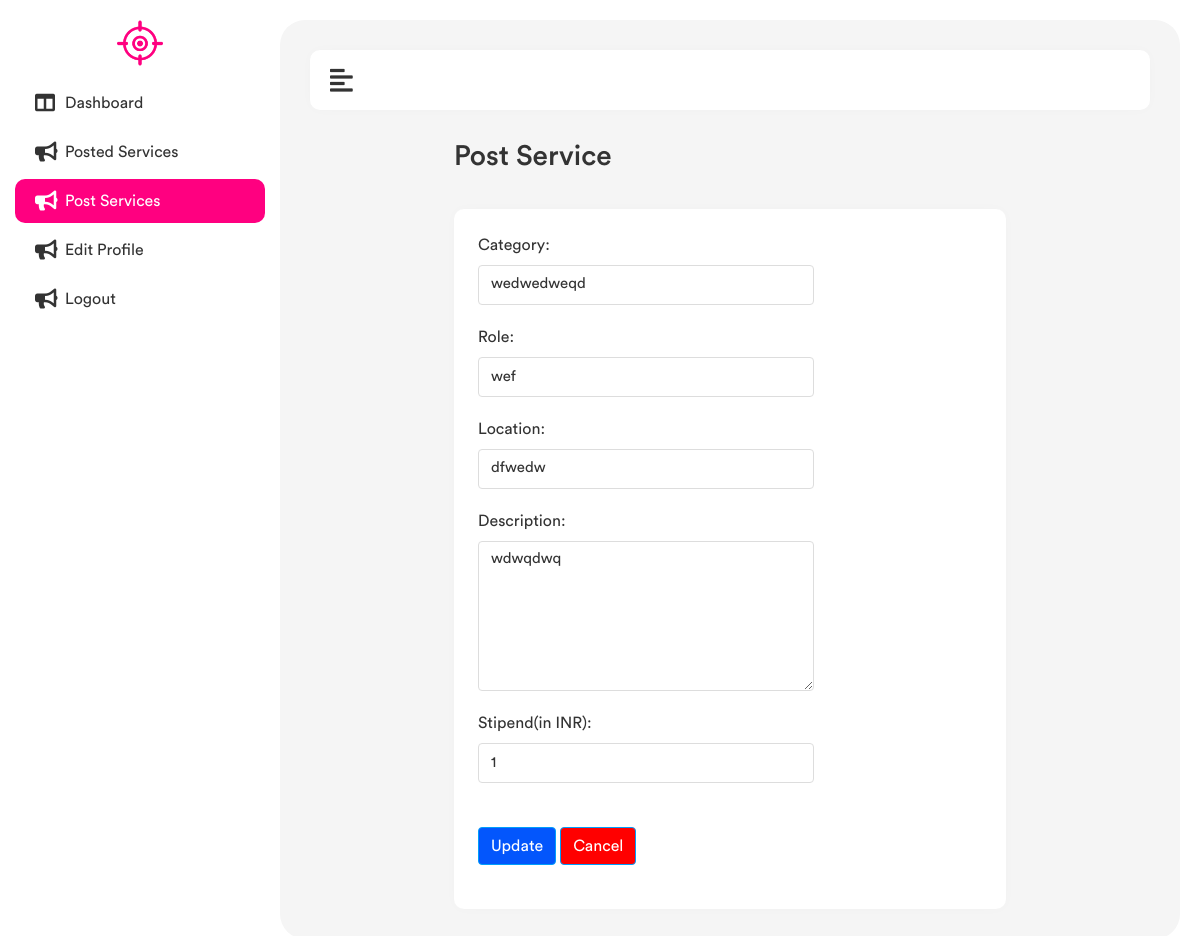
Screenshot of /edit_internship/1/ (signed in) with the database file from the repository.
### main/models.py (models this page shows, shortened)
class Service(models.Model):
    role = models.CharField(max_length=200)
    category = models.ForeignKey(Category, default = 1, on_delete = models.SET_DEFAULT, null = True)
    location = models.ForeignKey(Location, default = 1, on_delete = models.SET_DEFAULT, null = True)
    content = models.TextField()
    date_published = models.DateTimeField("date published",default= datetime.now())
    charges = models.IntegerField(default = 0)
    company = models.ForeignKey(Company,default=2,on_delete=models.SET_DEFAULT,null=True)

class Category(models.Model):
    category_name = models.CharField(max_length=200, default ="")
    def __str__(self):
        return self.category_name

class Location(models.Model):
    location_name = models.CharField(max_length = 200, default = "")
    def __str__(self):
        return self.location_name

### main/views.py (the view)
# urls.py: path("edit_internship/<int:pk>/",views.edit_this_internship,name="edit_this_internship"),
def edit_this_internship(request, pk):
    categories = Category.objects.all()
    locations = Location.objects.all()
    if request.user.is_anonymous:
            return redirect("main:homepage")
    try:
        job = Service.objects.get(company__user = request.user.id, pk = pk)
        print("Internship Founnnnnnnnnnnnnnnnnnnnnnnnnnd====================")
    except Service.DoesNotExist :
        messages.error(request, "Access Denied")
        if request.user.is_company :
            return redirect("main:internship_list")
        else :
            return redirect("main:student")
    if request.method=='POST':
        form=EditService(request.POST,instance=job)
        print("wg ewejkfwgedbjwkdw dwedbw dkwed.ds vsjad Founnnnnnnnnnnnnnnnnnnnnnnnnnd====================")
        category=request.POST.get('category')
        print("==============================================================================")
        print(form.errors)
        print(category)
        print("==============================================================================")
        if form.is_valid():
            print("wg ewejkfwgedbjwkdw dwedbw dkwed.ds vsjad Founnnnnnnnnnnnnnnnnnnnnnnnnnd====================")
            job=form.save()
            messages.success(request,"Service Edited successfully!!")
            return redirect("main:internship_list")
    else:
        form = EditService(instance = job)
    return render(request,"main/edit_this_internship.html",{'form':form,'i':job, "categories" : categories, "locations" : locations})

### main/forms.py
class EditService(ModelForm):
    class Meta:
        model = Service
        fields=("category","role","location","content","charges")

### main/models.py (called while the page is built)
    @property
    def is_active(self):
        return self.active

### main/templates/main/edit_this_internship.html (shortened to what this page needs)
{% load static %}
<!DOCTYPE html>
<html lang="en">
<head>
    <link rel="stylesheet" href="{% static 'adminasset/assets/img/favicon.png'  %}">
    <link rel="stylesheet" href="{% static 'adminasset/assets/plugins/bootstrap/css/bootstrap.min.css'  %}">
    <link rel="stylesheet" href="{% static 'adminasset/assets/plugins/fontawesome/css/fontawesome.min.css'  %}">
    <link rel="stylesheet" href="{% static 'adminasset/assets/plugins/fontawesome/css/all.min.css'  %}">
    <link rel="stylesheet" href="{% static 'adminasset/assets/css/animate.min.css'  %}">
    <link rel="stylesheet" href="{% static 'adminasset/assets/css/admin.css'  %}">
</head>
<body>
    <div class="main-wrapper">
        <div class="header">
            <a href="javascript:void(0);" id="toggle_btn">
                <i class="fas fa-align-left"></i>
            </a>
        </div>
        <div class="sidebar" id="sidebar">
            <div class="sidebar-logo">
                <a href="index.html">
                    <img src="assets/img/logo-icon.png" class="img-fluid" alt="">
                </a>
            </div>
            <div class="sidebar-inner slimscroll">
                <div id="sidebar-menu" class="sidebar-menu">
                    <ul>
                        <li >
                            <a href="/company_profile"><i class="fas fa-columns"></i> <span>Dashboard</span></a>
                        </li>
                        <li >
                            <a href="/service_posted"><i class="fas fa-bullhorn"></i> <span>Posted Services</span></a>
                        </li>
                        <li class="active">
                            <a href="/post_service"><i class="fas fa-bullhorn"></i> <span> Post Services</span></a>
                        </li>
                        <li>
                            <a href="/profile/edit_company"><i class="fas fa-bullhorn"></i> <span> Edit Profile</span></a>
                        </li>
                        <li>
                            <a href="/logout"><i class="fas fa-bullhorn"></i> <span> Logout</span></a>
                        </li>
                    </ul>
                </div>
            </div>
        </div>
        <div class="page-wrapper">
          <div class="content container-fluid">
              <div class="row">
                  <div class="col-xl-8 offset-xl-2">
                      <div class="page-header">
                          <div class="row">
                              <div class="col">
                                  <h3 class="page-title">Post Service</h3>
                              </div>
                          </div>
                      </div>
                      <div class="card">
                          <div class="card-body">
                            <form method="POST" class="form-horizontal" role="form">
                                  <div class="form-group">
                                  <label for="id_category" class="col-lg-3 control-label">Category:</label>
                                  <div class="col-lg-8">
                                  <select class="form-control" name="category" id="id_category">
                                    <option value="{{i.category}}" selected disabled hidden> {{i.category}} </option>
                                  </select class="form-control">
                                </div>
                                </div>
                                <div class="form-group">
                                  <label for="id_role" class="col-lg-3 control-label">Role:</label>
                                  <div class="col-lg-8">
                                    <input class="form-control" type="text" name="role" maxlength="200" required="" id="id_role" value="{{i.role}}">
                                  </div>
                                </div>
                                <div class="form-group">
                                  <label for="id_location" class="col-lg-5 control-label">Location:</label>
                                  <div class="col-lg-8">
                                   <select class="form-control" name="location" id="id_location">
                                    <option value="{{i.location}}" selected disabled hidden>{{i.location}}</option>
                                   </select>
                                  </div>
                               </div>
                                <div class="form-group">
                                <label for="id_content" class="col-lg-4 control-label">Description:</label>
                                <div class="col-lg-8">
                                <textarea class="form-control" name="content" cols="40" rows="10" required="" id="id_content">{{i.content}}
                                </textarea></div>
                                </div>
                                <div class="form-group">
                                <label for="id_stipend" class="col-lg-5 control-label">Stipend(in INR):</label>
                                <div class="col-lg-8">
                                    <input class="form-control" type="number" min="0" name="charges" maxlength="200" required="" id="id_stipend" value="{{i.charges}}">
                                </div></div>
                              <div class="form-group">
                                  <div class="col-md-8">
                                    <button style="background-color:#0356fc;  color:white" class="btn btn-outline-info" type="submit">Update</button>
                                    <a href="/service_posted" style="background-color:red; color:white" class="btn btn-outline-info">Cancel</a>
                                  </div>
                                </div>
                              </form>
                          </div>
                      </div>
                  </div>
              </div>
          </div>
      </div>
</body>
</html>

### main/static/adminasset/assets/css/admin.css (style rules this page uses)
html { height: 100%; }
body { background-color: #f8f9fa; color: #333; font-family: 'CircularStd', sans-serif; font-size: 1rem; height: 100%; line-height: 1.5; overflow-x: hidden; }
h1, h2, h3, h4, h5, h6 { font-family: 'CircularStd', sans-serif; margin-top: 0; }
a { outline: none; text-decoration: none; }
label { display: inline-block; margin-bottom: 0.5rem; }
.form-control { border: 1px solid #ddd; box-shadow: none; color: #333; font-size: 15px; height: 40px; }
a { color: #009ce7; }
input, button, a { transition: all 0.4s ease; -moz-transition: all 0.4s ease; -o-transition: all 0.4s ease; -ms-transition: all 0.4s ease; -webkit-transition: all 0.4s ease; }
input, input:focus, button, button:focus { outline: none; }
input[type=text], input[type=password] { -webkit-appearance: none; -moz-appearance: none; appearance: none; }
textarea.form-control { resize: vertical; }
.form-group { margin-bottom: 1.25rem; }
.btn-outline-info { color: #009efb; border-color: #009efb; }
.card { border: 0; border-radius: 0; box-shadow: 0 0 10px rgba(0, 0, 0, 0.1); margin-bottom: 1.875rem; }
.card-body { padding: 1.5rem; }
textarea.form-control { height: 150px; }
.header { background: #3b3b3b; box-shadow: 0 0 10px rgba(0, 0, 0, 0.1); left: 0; position: fixed; right: 0; top: 0; z-index: 999; height: 60px; transition: all 0.45s ease 0s; }
.sidebar { background-color: #fff; bottom: 0; left: 0; margin-top: 0; position: fixed; top: 0; transition: all 0.2s ease-in-out 0s; width: 280px; z-index: 1001; }
.sidebar-inner { height: 100%; min-height: 100%; transition: all 0.2s ease-in-out 0s; }
.sidebar-menu { padding: 15px; }
.sidebar-menu ul { font-size: 15px; list-style-type: none; margin: 0; padding: 0; position: relative; }
.sidebar-menu li a { color: #333; display: block; font-size: 16px; height: auto; padding: 0 20px; }
.sidebar-menu li.active > a { background-color: #ff0080; color: #fff; }
.sidebar .sidebar-menu > ul > li > a span { transition: all 0.2s ease-in-out 0s; display: inline-block; margin-left: 10px; white-space: nowrap; }
.sidebar-menu > ul > li { margin-bottom: 5px; position: relative; }
.sidebar-menu > ul > li:last-child { margin-bottom: 0; }
.sidebar-menu > ul > li > a { align-items: center; border-radius: 10px; display: flex; justify-content: flex-start; padding: 10px 20px; position: relative; transition: all 0.2s ease-in-out 0s; }
.sidebar-menu ul li a i { display: inline-block; font-size: 20px; line-height: 24px; text-align: left; vertical-align: middle; width: 20px; transition: all 0.2s ease-in-out 0s; }
.main-wrapper { width: 100%; height: 100vh; min-height: 100vh; }
.page-wrapper { margin-left: 280px; padding-top: 60px; position: relative; transition: all 0.4s ease; }
.page-wrapper > .content { padding: 1.875rem 1.875rem 0; }
.page-header { margin-bottom: 1.875rem; }
.page-title { color: #333; margin-bottom: 5px; }
.main-wrapper > .header { background: #fff; box-shadow: 0px 0px 12px 0px rgba(55, 73, 72, 0.02); left: 310px; position: fixed; right: 50px; top: 50px; border-radius: 10px; }
.page-wrapper { border-radius: 25px; background-color: #f5f5f5; padding-top: 90px; min-height: calc(100vh - 40px); }
.main-wrapper { background-color: #fff; height: auto; padding: 20px 20px 20px 0; }
.card { border: 0; border-radius: 10px; box-shadow: 0px 0px 12px 0px rgba(55, 73, 72, 0.02); }
.sidebar-logo { display: flex; padding: 20px 20px 0; justify-content: center; }
.sidebar-logo img { max-height: 46px; width: auto; }
#toggle_btn { align-items: center; color: #333; display: inline-flex; float: left; font-size: 26px; height: 60px; justify-content: center; padding: 0 20px; }

### rows the page displays
Service: category "wedwedweqd", role "wef", location "dfwedw", content "wdwqdwq", charges "1"
